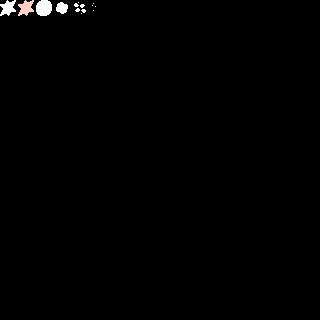

This game map was drawn from its Tiled (.tmx) file and the tilesets committed beside it. A one-line description and the full map source follow:
An orthogonal 20x20 tile map with 16x16 px tiles, 1 tile layer (Tile Layer 1) and 1 object.

<map version="1.4" tiledversion="2020.10.30" orientation="orthogonal" renderorder="right-down" width="20" height="20" tilewidth="16" tileheight="16" infinite="0" nextlayerid="3" nextobjectid="2">
 <tileset firstgid="1" source="effect_white_254_x3.tsx" />
 <layer id="1" name="Tile Layer 1" width="20" height="20">
  <data encoding="csv">
1,2,3,4,5,6,0,0,0,0,0,0,0,0,0,0,0,0,0,0,
0,0,0,0,0,0,0,0,0,0,0,0,0,0,0,0,0,0,0,0,
0,0,0,0,0,0,0,0,0,0,0,0,0,0,0,0,0,0,0,0,
0,0,0,0,0,0,0,0,0,0,0,0,0,0,0,0,0,0,0,0,
0,0,0,0,0,0,0,0,0,0,0,0,0,0,0,0,0,0,0,0,
0,0,0,0,0,0,0,0,0,0,0,0,0,0,0,0,0,0,0,0,
0,0,0,0,0,0,0,0,0,0,0,0,0,0,0,0,0,0,0,0,
0,0,0,0,0,0,0,0,0,0,0,0,0,0,0,0,0,0,0,0,
0,0,0,0,0,0,0,0,0,0,0,0,0,0,0,0,0,0,0,0,
0,0,0,0,0,0,0,0,0,0,0,0,0,0,0,0,0,0,0,0,
0,0,0,0,0,0,0,0,0,0,0,0,0,0,0,0,0,0,0,0,
0,0,0,0,0,0,0,0,0,0,0,0,0,0,0,0,0,0,0,0,
0,0,0,0,0,0,0,0,0,0,0,0,0,0,0,0,0,0,0,0,
0,0,0,0,0,0,0,0,0,0,0,0,0,0,0,0,0,0,0,0,
0,0,0,0,0,0,0,0,0,0,0,0,0,0,0,0,0,0,0,0,
0,0,0,0,0,0,0,0,0,0,0,0,0,0,0,0,0,0,0,0,
0,0,0,0,0,0,0,0,0,0,0,0,0,0,0,0,0,0,0,0,
0,0,0,0,0,0,0,0,0,0,0,0,0,0,0,0,0,0,0,0,
0,0,0,0,0,0,0,0,0,0,0,0,0,0,0,0,0,0,0,0,
0,0,0,0,0,0,0,0,0,0,0,0,0,0,0,0,0,0,0,0
</data>
 </layer>
 <objectgroup id="2" name="Object Layer 1">
  <object id="1" x="272" y="3" width="48" height="48" />
 </objectgroup>
</map>
